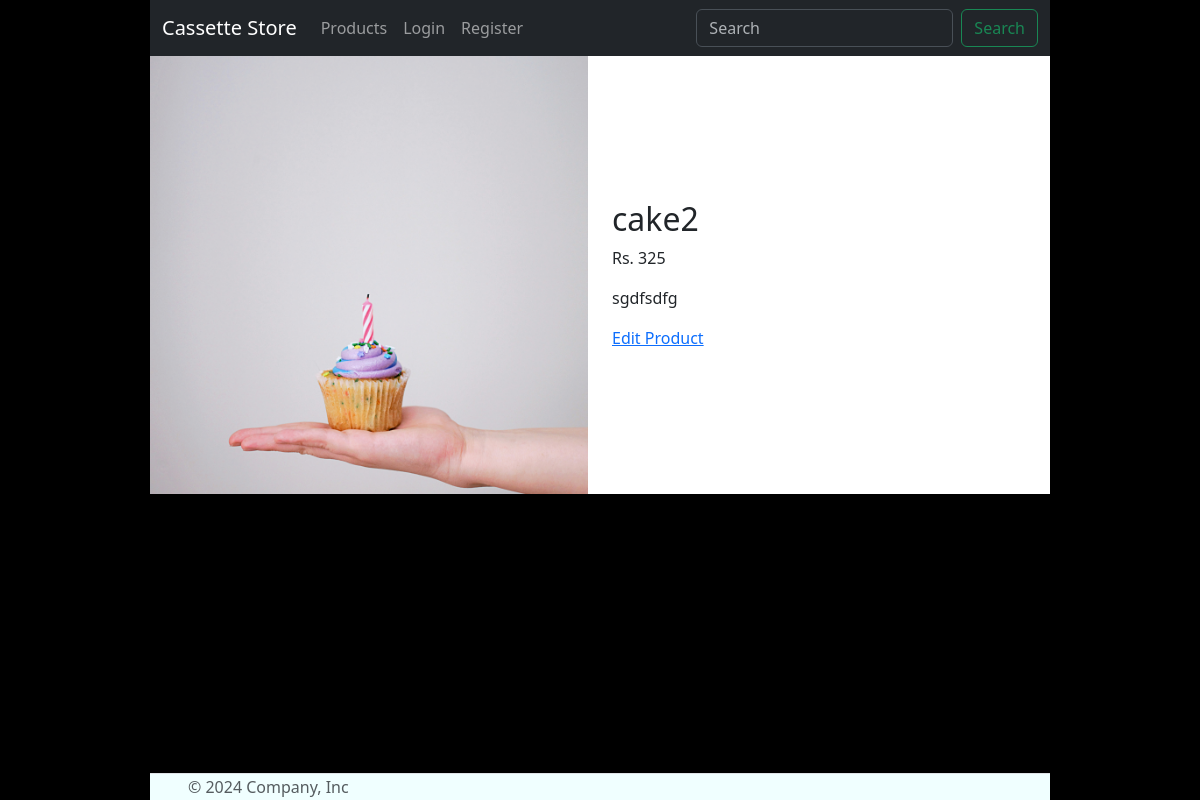
The app's page /products/2 with its own data.
### myapp/models.py (models this page shows, shortened)
class Product(models.Model):
    name = models.CharField(max_length=100) # becomes varchar
    price = models.PositiveIntegerField() # becomes unsigned int
    description = models.TextField() # becomes long or medium text
    stock = models.PositiveIntegerField(default=1)
    created_at =  models.DateTimeField(auto_now_add=True) # stores the curdatetime() in a datetime field
    pic = models.ImageField(upload_to="products/", null = True)

### myapp/views.py (the view)
# urls.py: path('products/<int:id>', views.product_details, name="p_details" ),
def product_details(request, id):
    product = Product.objects.get(id = id)
    context = {
        'product' : product
    }
    template = loader.get_template('prod_details.html')
    return HttpResponse(template.render(context, request))

### myapp/templates/prod_details.html (shortened to what this page needs)
{% extends 'base.html' %}
{% load static %}
{% block content %}
<div class="prod-container">
   <div class="row align-items-center">
     <div class="col-6 prod-img">
      <img src="{{product.pic.url}}" alt="">
     </div>
   <div class="col-6">
      <div>
         <h2>{{product.name}}</h2>
         <p>Rs. {{product.price}}</p>
      </div>
      <div>
         <p class="prod-description">
            {{product.description}}
         </p>
         <a href="{% url 'editProd' product.pk %}">Edit Product</a>
      </div>
   </div>
   </div>
 </div>
{% endblock %}

### static/css/style.css (style rules this page uses)
* { padding: 0; margin: 0; box-sizing: border-box; }
html { background-color: rgb(0, 0, 0); }

### records on screen
Product: pic (picture), name "cake2", price "325", description "sgdfsdfg"
